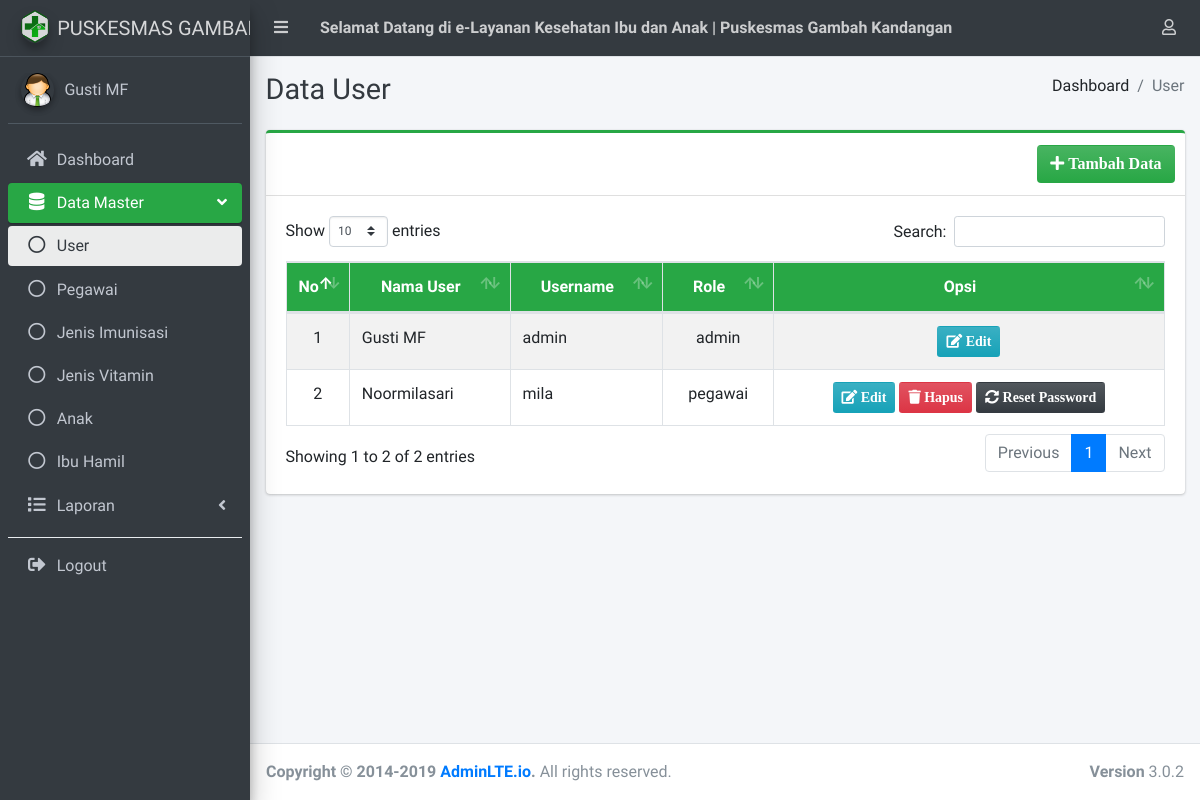
The app's page /admin/user/index.php (signed in), older data.
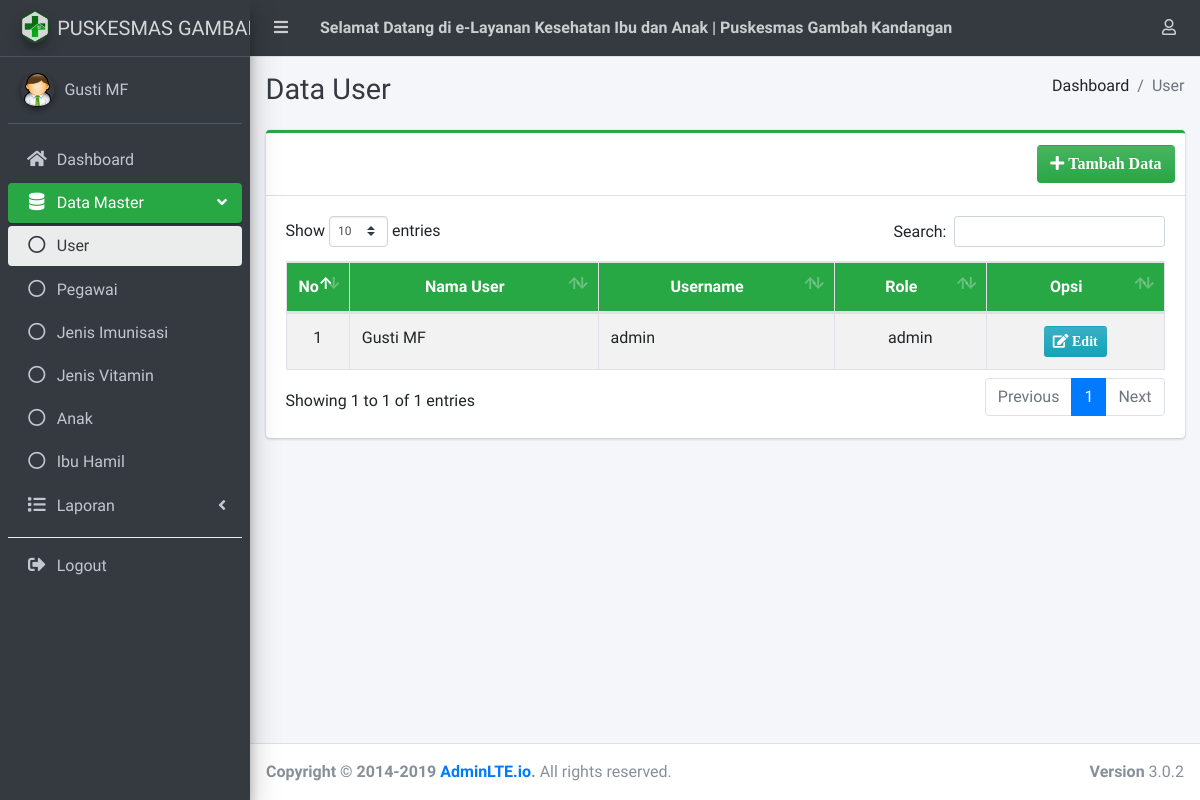
The same page, newer data.
### tables this page shows
CREATE TABLE `user`  (
  `id_user` int(11) NOT NULL AUTO_INCREMENT,
  `nama_user` varchar(50) NULL DEFAULT NULL,
  `username` varchar(50) NULL DEFAULT NULL,
  `password` varchar(100) NULL DEFAULT NULL,
  `id_role` int(11) NULL DEFAULT NULL,
  PRIMARY KEY (`id_user`) USING BTREE
);

CREATE TABLE `role`  (
  `id_role` int(11) NOT NULL AUTO_INCREMENT,
  `role` varchar(30) NULL DEFAULT NULL,
  PRIMARY KEY (`id_role`) USING BTREE
);

### config/config.php (called while the page is built, shortened)
<?php
$no = 1;

### admin/user/index.php (the view, shortened to what this page needs)
<?php
include_once '../../config/config.php';
?>
<!DOCTYPE html>
<html lang="en">
<?php include_once '../../templates/admin/head.php' ?>
<body class="hold-transition sidebar-mini layout-fixed layout-navbar-fixed layout-footer-fixed">
    <div class="wrapper">
        <?php include_once '../../templates/admin/nav.php' ?>
        <?php include_once '../../templates/admin/sidebar.php' ?>
        <div class="content-wrapper">
            <div class="content-header">
                <div class="container-fluid">
                    <div class="row mb-2">
                        <div class="col-sm-6">
                            <h1 class="m-0 text-dark">Data User</h1>
                        </div>
                        <div class="col-sm-6">
                            <ol class="breadcrumb float-sm-right">
                                <li class="breadcrumb-item">Dashboard</li>
                                <li class="breadcrumb-item active">User</li>
                            </ol>
                        </div>
                    </div>
                </div>
            </div>
            <section class="content">
                <div class="container-fluid">
                    <div class="row">
                        <div class="col-12">
                            <div class="card card-outline card-success">
                                <div class="card-header">
                                    <div class="card-tools">
                                        <a href="tambah" class="btn bg-gradient-success"><i class="fas fa-plus"> Tambah Data</i></a>
                                    </div>
                                </div>
                                <div class="card-body">
                                    <table id="example1" class="table table-bordered table-striped">
                                        <thead class="bg-success">
                                            <tr>
                                                <th style="text-align: center; vertical-align: middle; width: 5%;">No</th>
                                                <th style="text-align: center; vertical-align: middle;">Nama User</th>
                                                <th style="text-align: center; vertical-align: middle;">Username</th>
                                                <th style="text-align: center; vertical-align: middle;">Role</th>
                                                <th style="text-align: center; vertical-align: middle;">Opsi</th>
                                            </tr>
                                        </thead>
                                        <tbody>
                                            <?php
                                            $data = $koneksi->query('SELECT * FROM user u LEFT JOIN role r ON u.id_role = r.id_role ORDER BY id_user ASC');
                                            foreach ($data as $item) :
                                            ?>
                                                <tr align="center">
                                                    <td><?= $no++; ?></td>
                                                    <td align="left"><?= $item['nama_user'] ?></td>
                                                    <td align="left"><?= $item['username'] ?></td>
                                                    <td><?= $item['role'] ?></td>
                                                    <td>
                                                        <a href="edit?id=<?= $item['id_user'] ?>" class="btn bg-gradient-info btn-sm"><i class="fa fa-edit"> Edit</i></a>
                                                        <?php if ($item['role'] != 'admin') : ?>
                                                            <button type="button" class="btn bg-gradient-danger btn-sm delete" data-link="proses?id=<?= $item['id_user'] ?>" data-name="<?= $item['username'] ?>">
                                                                <i class="fa fa-trash"> Hapus</i>
                                                            </button>
                                                            <button type="button" class="btn bg-gradient-dark btn-sm reset" data-link="proses?resetid=<?= $item['id_user'] ?>" data-name="<?= $item['username'] ?>">
                                                                <i class="fa fa-sync-alt"> Reset Password</i>
                                                            </button>
                                                        <?php endif; ?>
                                                    </td>
                                                </tr>
                                            <?php endforeach; ?>
                                        </tbody>
                                    </table>
                                </div>
                            </div>
                        </div>
                    </div>
                </div>
            </section>
        </div>
        <?php include_once '../../templates/admin/footer.php'; ?>
    </div>
</body>
</html>

Row changes from the older to the newer data that the page shows:
removed user: nama_user "Noormilasari", username "mila", id_role.role "pegawai"
Text that changed along with them:
text written by a page script: "Show entries Search: Showing 1 to 2 of 2 entries Previous 1 Next" → "Show entries Search: Showing 1 to 1 of 1 entries Previous 1 Next"
